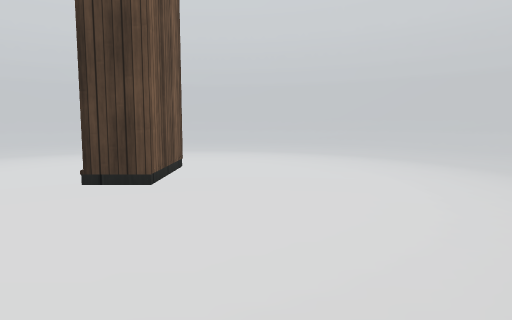
[1] (above)

19 first-person views from a walk through a Unity game level. The camera is 1.2 m above the floor, tilts 6° down and sees 70° across. The floor is counted in squares, 1 m on a side. Each view is taken from the middle of a square. On the plan, view 1 faces up. The plan holds only what a view shows up to about 15 squares ahead; the rest is blank. Some surface patterns are stand-ins.

[2]
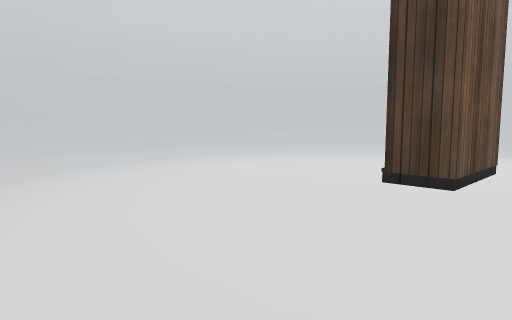

[3]
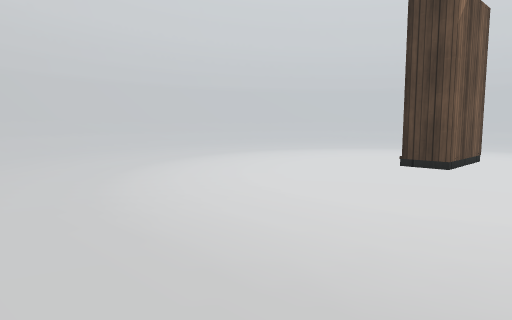

[4]
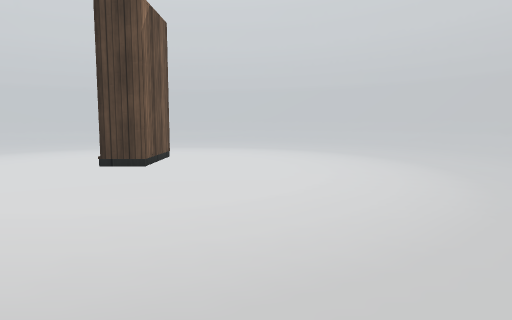

[5]
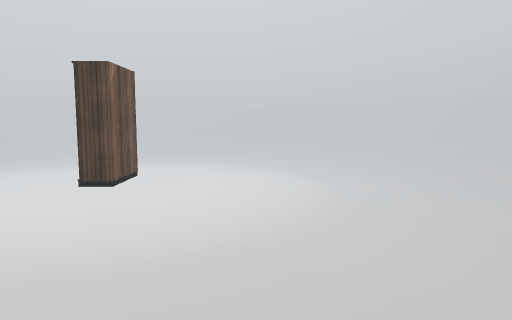

[6]
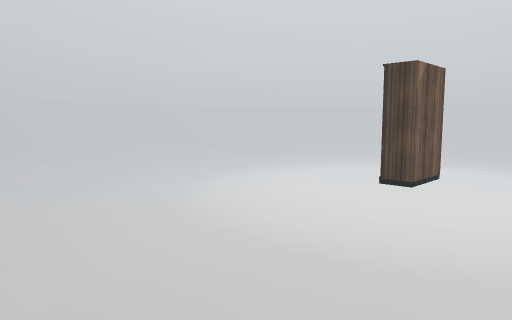

[7]
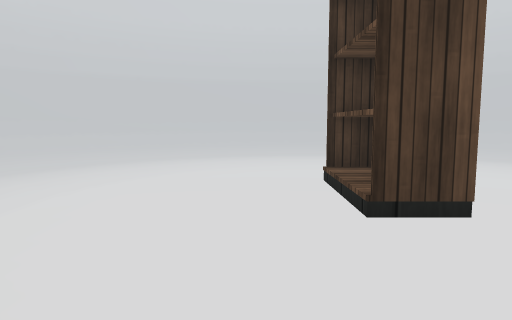

[8]
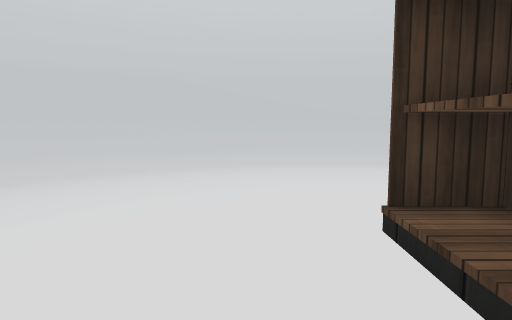

[9]
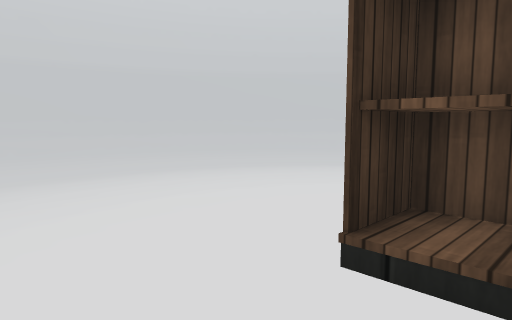

[10]
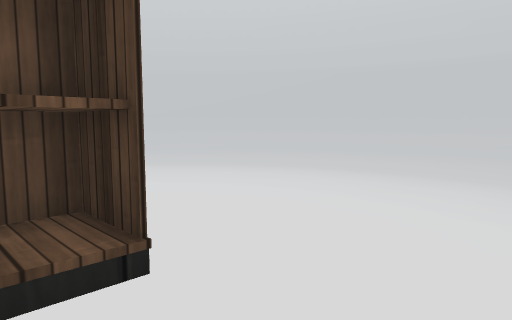

[11]
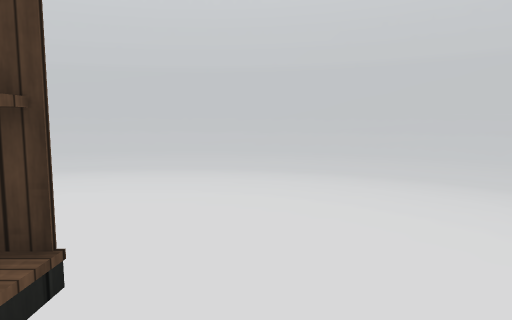

[12]
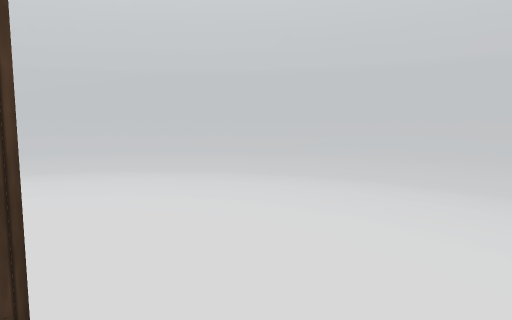

[13]
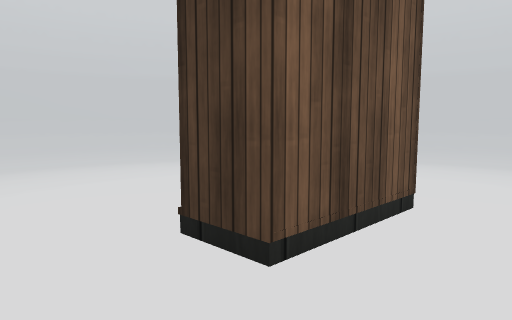

[14]
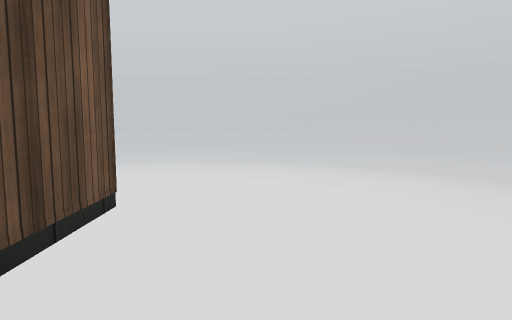

[15]
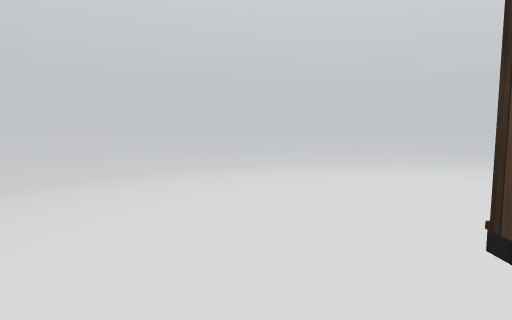

[16]
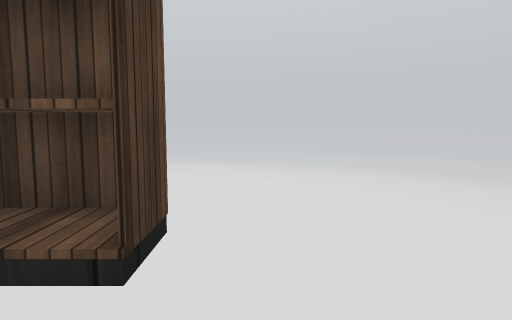

[17]
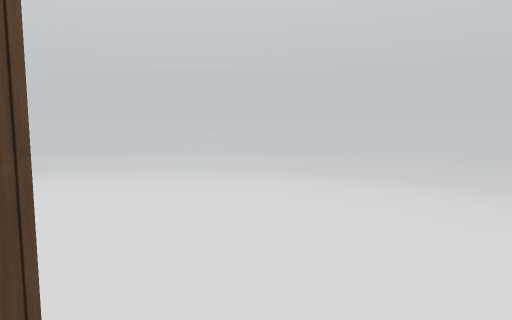

[18]
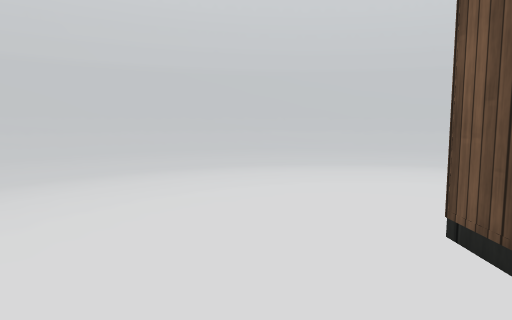

[19]
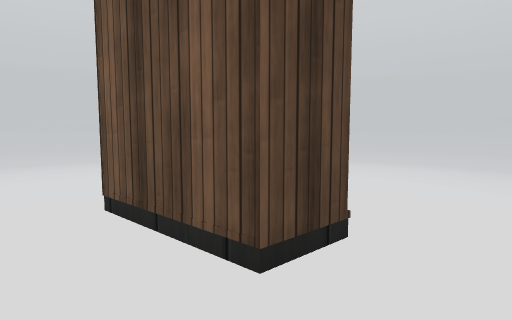

### Floor plan
Key: @ floor where view 1 was taken; # wall or solid block; . main floor; : floor 0.25 m higher than the main floor; / step, stairs or slope; = window, fence, low wall or low ledge; S shelf.
Columns run from 17 left of view 1 to 13 right of it. Each row starts with its distance up from view 1.
 22           ##########
 21         ###=//////=#
 20       ###////////////
 19      ##//////::::://///###
 18     ##////:.........:////##
 17    ##///:.............////#
 16   ##///:...............://
 15   #///..................://##
 14  ##//:...................///##
 13 ##///.....................//=#
 12 ##//......................///#
 11   //......................://#
 10  //:.......................//=#
  9 #//:.......................//=#
  8 #//...........SS...........://#
  7 #//...........SS...........://
  6 #//...........SS...........://
  5 #//:.......................//=
  4 #//:.......................//=
  3 #=//......................://#
  2  #//......................///#
  1  #///.....................//=#
  0  ##//:...........@.......///##
 -1   #///..................://##
 -2   ##///................://=##
 -3    ##///:.............////##
 -4    ###////:.........:////##
 -5      ##//////::::://///###
 -6       ###////////////=###
 -7        ####=//////=####
 -8              #######

Where each view was taken, in squares from view 1:
view 1: 0 up, 0 right, facing up
view 2: 0 up, 0 right, facing up-left
view 3: 3 down, 1 right, facing up-left
view 4: 3 down, 1 right, facing up
view 5: 6 down, 3 right, facing up
view 6: 6 down, 3 right, facing up-left
view 7: 2 up, 4 left, facing up
view 8: 5 up, 4 left, facing up
view 9: 7 up, 5 left, facing up-right
view 10: 7 up, 5 left, facing down-right
view 11: 8 up, 4 left, facing down
view 12: 8 up, 0 right, facing up-left
view 13: 4 up, 0 right, facing up-left
view 14: 4 up, 0 right, facing up
view 15: 4 up, 0 right, facing left
view 16: 5 up, 5 left, facing right
view 17: 5 up, 3 left, facing right
view 18: 9 up, 0 right, facing down
view 19: 10 up, 0 right, facing down-left
